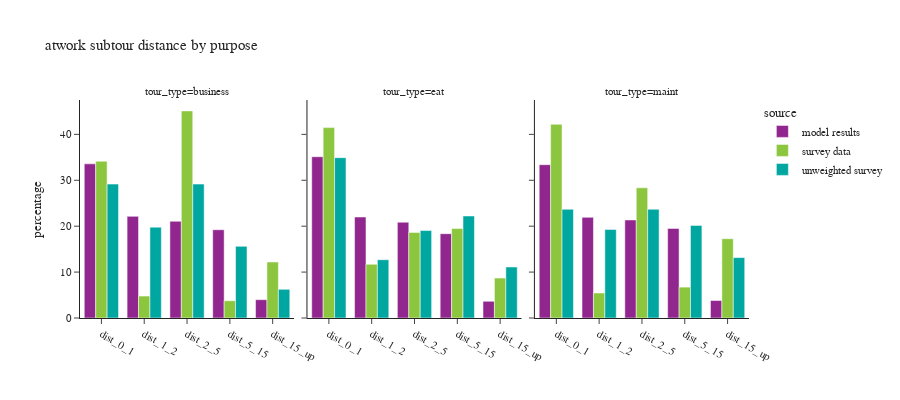

Notebook code for this chart:
### Code cell
df_plot = atwork_subtour.groupby(['source','tour_type','distance_bin'])['tour_weight'].sum().reset_index()
df_plot['percentage'] = df_plot.groupby(['source','tour_type'], group_keys=False)['tour_weight']. \
    apply(lambda x: 100 * x / float(x.sum()))

fig = px.bar(df_plot, x="distance_bin", y="percentage", color="source",
             facet_col='tour_type', barmode="group",
             title="atwork subtour distance by purpose")
fig.update_xaxes(title_text="")
fig.update_layout(height=400, width=900)
fig.show()

### Figure 1 — Plotly figure (JSON) as saved in the notebook; plotly's stock layout.template omitted (floating-point values rounded to 4 significant figures)
{"data": [{"alignmentgroup": "True", "hovertemplate": "source=model results<br>tour_type=business<br>distance_bin=%{x}<br>percentage=%{y}<extra></extra>", "legendgroup": "model results", "marker": {"color": "#91268F", "pattern": {"shape": ""}}, "name": "model results", "offsetgroup": "model results", "orientation": "v", "showlegend": true, "textposition": "auto", "type": "bar", "x": ["dist_0_1", "dist_1_2", "dist_2_5", "dist_5_15", "dist_15_up"], "xaxis": "x", "y": [33.57, 22.14, 21.07, 19.23, 3.991], "yaxis": "y"}, {"alignmentgroup": "True", "hovertemplate": "source=model results<br>tour_type=eat<br>distance_bin=%{x}<br>percentage=%{y}<extra></extra>", "legendgroup": "model results", "marker": {"color": "#91268F", "pattern": {"shape": ""}}, "name": "model results", "offsetgroup": "model results", "orientation": "v", "showlegend": false, "textposition": "auto", "type": "bar", "x": ["dist_0_1", "dist_1_2", "dist_2_5", "dist_5_15", "dist_15_up"], "xaxis": "x2", "y": [35.13, 22.0, 20.86, 18.37, 3.638], "yaxis": "y2"}, {"alignmentgroup": "True", "hovertemplate": "source=model results<br>tour_type=maint<br>distance_bin=%{x}<br>percentage=%{y}<extra></extra>", "legendgroup": "model results", "marker": {"color": "#91268F", "pattern": {"shape": ""}}, "name": "model results", "offsetgroup": "model results", "orientation": "v", "showlegend": false, "textposition": "auto", "type": "bar", "x": ["dist_0_1", "dist_1_2", "dist_2_5", "dist_5_15", "dist_15_up"], "xaxis": "x3", "y": [33.4, 21.92, 21.36, 19.51, 3.807], "yaxis": "y3"}, {"alignmentgroup": "True", "hovertemplate": "source=survey data<br>tour_type=business<br>distance_bin=%{x}<br>percentage=%{y}<extra></extra>", "legendgroup": "survey data", "marker": {"color": "#8CC63E", "pattern": {"shape": ""}}, "name": "survey data", "offsetgroup": "survey data", "orientation": "v", "showlegend": true, "textposition": "auto", "type": "bar", "x": ["dist_0_1", "dist_1_2", "dist_2_5", "dist_5_15", "dist_15_up"], "xaxis": "x", "y": [34.15, 4.782, 45.11, 3.755, 12.2], "yaxis": "y"}, {"alignmentgroup": "True", "hovertemplate": "source=survey data<br>tour_type=eat<br>distance_bin=%{x}<br>percentage=%{y}<extra></extra>", "legendgroup": "survey data", "marker": {"color": "#8CC63E", "pattern": {"shape": ""}}, "name": "survey data", "offsetgroup": "survey data", "orientation": "v", "showlegend": false, "textposition": "auto", "type": "bar", "x": ["dist_0_1", "dist_1_2", "dist_2_5", "dist_5_15", "dist_15_up"], "xaxis": "x2", "y": [41.47, 11.7, 18.64, 19.49, 8.703], "yaxis": "y2"}, {"alignmentgroup": "True", "hovertemplate": "source=survey data<br>tour_type=maint<br>distance_bin=%{x}<br>percentage=%{y}<extra></extra>", "legendgroup": "survey data", "marker": {"color": "#8CC63E", "pattern": {"shape": ""}}, "name": "survey data", "offsetgroup": "survey data", "orientation": "v", "showlegend": false, "textposition": "auto", "type": "bar", "x": ["dist_0_1", "dist_1_2", "dist_2_5", "dist_5_15", "dist_15_up"], "xaxis": "x3", "y": [42.2, 5.45, 28.36, 6.726, 17.27], "yaxis": "y3"}, {"alignmentgroup": "True", "hovertemplate": "source=unweighted survey<br>tour_type=business<br>distance_bin=%{x}<br>percentage=%{y}<extra></extra>", "legendgroup": "unweighted survey", "marker": {"color": "#00A7A0", "pattern": {"shape": ""}}, "name": "unweighted survey", "offsetgroup": "unweighted survey", "orientation": "v", "showlegend": true, "textposition": "auto", "type": "bar", "x": ["dist_0_1", "dist_1_2", "dist_2_5", "dist_5_15", "dist_15_up"], "xaxis": "x", "y": [29.17, 19.79, 29.17, 15.62, 6.25], "yaxis": "y"}, {"alignmentgroup": "True", "hovertemplate": "source=unweighted survey<br>tour_type=eat<br>distance_bin=%{x}<br>percentage=%{y}<extra></extra>", "legendgroup": "unweighted survey", "marker": {"color": "#00A7A0", "pattern": {"shape": ""}}, "name": "unweighted survey", "offsetgroup": "unweighted survey", "orientation": "v", "showlegend": false, "textposition": "auto", "type": "bar", "x": ["dist_0_1", "dist_1_2", "dist_2_5", "dist_5_15", "dist_15_up"], "xaxis": "x2", "y": [34.92, 12.7, 19.05, 22.22, 11.11], "yaxis": "y2"}, {"alignmentgroup": "True", "hovertemplate": "source=unweighted survey<br>tour_type=maint<br>distance_bin=%{x}<br>percentage=%{y}<extra></extra>", "legendgroup": "unweighted survey", "marker": {"color": "#00A7A0", "pattern": {"shape": ""}}, "name": "unweighted survey", "offsetgroup": "unweighted survey", "orientation": "v", "showlegend": false, "textposition": "auto", "type": "bar", "x": ["dist_0_1", "dist_1_2", "dist_2_5", "dist_5_15", "dist_15_up"], "xaxis": "x3", "y": [23.68, 19.3, 23.68, 20.18, 13.16], "yaxis": "y3"}], "layout": {"annotations": [{"font": {}, "showarrow": false, "text": "tour_type=business", "x": 0.16, "xanchor": "center", "xref": "paper", "y": 1.0, "yanchor": "bottom", "yref": "paper"}, {"font": {}, "showarrow": false, "text": "tour_type=eat", "x": 0.5, "xanchor": "center", "xref": "paper", "y": 1.0, "yanchor": "bottom", "yref": "paper"}, {"font": {}, "showarrow": false, "text": "tour_type=maint", "x": 0.84, "xanchor": "center", "xref": "paper", "y": 1.0, "yanchor": "bottom", "yref": "paper"}], "barmode": "group", "height": 400, "legend": {"title": {"text": "source"}, "tracegroupgap": 0}, "title": {"text": "atwork subtour distance by purpose"}, "width": 900, "xaxis": {"anchor": "y", "domain": [0.0, 0.32], "title": {"text": ""}}, "xaxis2": {"anchor": "y2", "domain": [0.34, 0.66], "matches": "x", "title": {"text": ""}}, "xaxis3": {"anchor": "y3", "domain": [0.68, 1.0], "matches": "x", "title": {"text": ""}}, "yaxis": {"anchor": "x", "domain": [0.0, 1.0], "title": {"text": "percentage"}}, "yaxis2": {"anchor": "x2", "domain": [0.0, 1.0], "matches": "y", "showticklabels": false}, "yaxis3": {"anchor": "x3", "domain": [0.0, 1.0], "matches": "y", "showticklabels": false}}}
